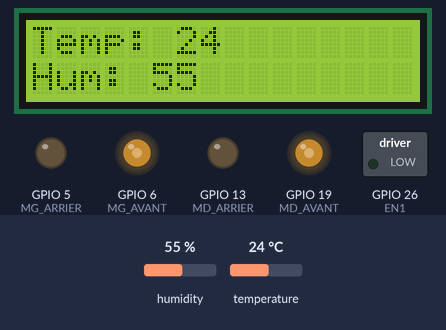
A program run on a simulated Raspberry Pi (BCM pin numbers). On the bench: 16×2 character LCD, switched loads named in the program (green lamp = pin HIGH), output pins drawn as LEDs (lit = HIGH). The inputs (shaded band) are chosen by the test bench; at power-on: humidity 55 %, temperature 24 °C. Web requests get an empty 200 reply after 0.4 s; what the program prints to the terminal is not drawn.

Above: at 1.2 s.
1.3 s: humidity set to 22 %
At 9.7 s:
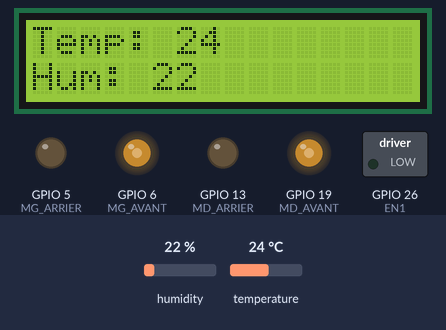
10.1 s: temperature set to 12 °C
At 17.6 s:
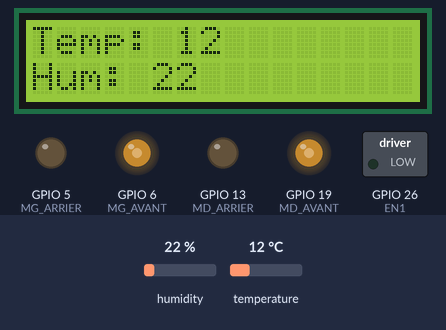
18.5 s: humidity set to 40 %
At 26.6 s:
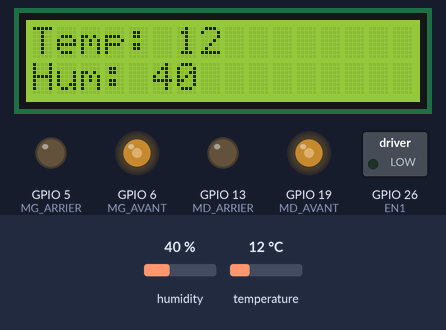
26.9 s: temperature set to 19 °C
At 34.9 s:
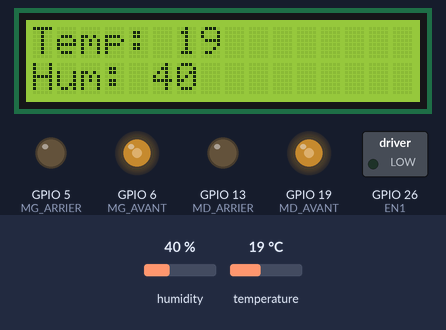
Timing chart, 0 to 36.3 s (numbered marks = the images above; inputs shaded):
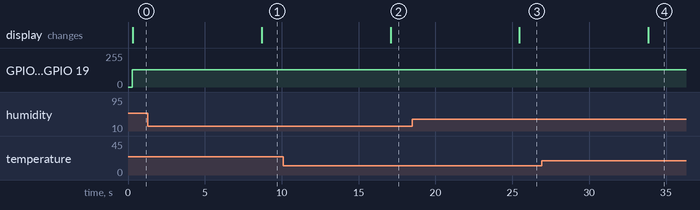

The program:

final.py
```python
from RPLCD.i2c import CharLCD
import RPi.GPIO as GPIO
import time
import board
import adafruit_dht
import requests
from time import sleep

EN1 = 26
MD_AVANT = 19
MD_ARRIER = 13

MG_AVANT = 6
MG_ARRIER = 5

Motors = [[EN1, MD_AVANT, MD_ARRIER], [EN1, MG_AVANT, MG_ARRIER]]

GPIO.setmode(GPIO.BCM)
GPIO.setwarnings(False)

GPIO.setup(EN1, GPIO.OUT)
GPIO.setup(MD_AVANT, GPIO.OUT)
GPIO.setup(MD_ARRIER, GPIO.OUT)

GPIO.setup(MG_AVANT, GPIO.OUT)
GPIO.setup(MG_ARRIER, GPIO.OUT)

MDV1 = GPIO.PWM(MD_AVANT, 50)
MDV2 = GPIO.PWM(MD_ARRIER, 50)
MGV1 = GPIO.PWM(MG_AVANT, 50)
MGV2 = GPIO.PWM(MG_ARRIER, 50)
sensor = adafruit_dht.DHT11(board.D22)

# Target Spring Boot API endpoint
url2 = "http://192.168.31.213:12500/api/dht/add"
url = "http://192.168.31.213:12500/api/dht/stream"

lcd = CharLCD(i2c_expander='PCF8574', address=0x27, port=1, cols=16, rows=2, dotsize=8)
lcd.clear()

"""
def gauche() :
    MDV1.start(50)
    MDV2.stop()
    MGV1.stop()
    MGV2.stop()
    print("marche gauche")
"""
def avant() :
    MDV1.start(50)
    MDV2.stop()
    MGV1.start(50)
    MGV2.stop()
    print("marche avant")
"""
def droit() :
    MDV1.stop()
    MDV2.stop()
    MGV1.start(50)
    MGV2.stop()
    print("marche droit")

def arriere() :
    MDV1.stop()
    MDV2.start(50)
    MGV1.stop()
    MGV2.start(50)
    print("marche arriere")
"""
def stop() :
    MDV1.stop()
    MDV2.stop()
    MGV1.stop()
    MGV2.stop()
    print("Moteurs arretes.")

# Loop to read sensor data and send it to the API
while True:
    try:
        # Get temperature and humidity from the sensor
        temp = sensor.temperature
        humidity = sensor.humidity
        avant()

        # Create a dictionary with the data to send
        data = {
            "temperature": temp,
            "humidity": humidity
        }

        for i in range(10):
            lcd.clear()
            lcd.write_string("Temp: " + str(temp) + "\n\r")
            lcd.write_string("Hum: " + str(humidity))
            time.sleep(0.5)

        # Send the data as a POST request to the Spring Boot API
        response = requests.post(url, json=data)
        response2 = requests.post(url2, json=data)

        print(f"Data sent: {response.status_code} {response2.status_code}")

    except RuntimeError as error:
        print(error.args[0])  # Sensor error
        time.sleep(2.0)
        continue
    except Exception as error:
        sensor.exit()
        stop()
        lcd.clear()
        lcd.exit()
        raise error

    # Wait before reading again
    time.sleep(2.0)
```

Measured:
- after the input at 1.3 s, the display: changes after 7.4 s (image 1)
- after the input at 10.1 s, the display: changes after 7.0 s (image 2)
- after the input at 18.5 s, the display: changes after 7.0 s (image 3)
- after the input at 26.9 s, the display: changes after 6.9 s (image 4)
